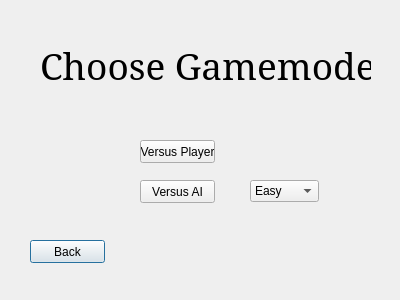
<?xml version="1.0" encoding="UTF-8"?>
<ui version="4.0">
 <class>choose_menu</class>
 <widget class="QDialog" name="choose_menu">
  <property name="geometry">
   <rect>
    <x>0</x>
    <y>0</y>
    <width>400</width>
    <height>300</height>
   </rect>
  </property>
  <property name="windowTitle">
   <string>Dialog</string>
  </property>
  <widget class="QLabel" name="choose_menu_label">
   <property name="geometry">
    <rect>
     <x>40</x>
     <y>20</y>
     <width>331</width>
     <height>91</height>
    </rect>
   </property>
   <property name="font">
    <font>
     <family>Garamond</family>
     <pointsize>28</pointsize>
    </font>
   </property>
   <property name="text">
    <string>Choose Gamemode</string>
   </property>
  </widget>
  <widget class="QComboBox" name="choose_menu_ai_choose">
   <property name="geometry">
    <rect>
     <x>250</x>
     <y>180</y>
     <width>69</width>
     <height>22</height>
    </rect>
   </property>
   <item>
    <property name="text">
     <string>Easy</string>
    </property>
   </item>
   <item>
    <property name="text">
     <string>Medium</string>
    </property>
   </item>
   <item>
    <property name="text">
     <string>Hard</string>
    </property>
   </item>
   <item>
    <property name="text">
     <string>Impossible</string>
    </property>
   </item>
  </widget>
  <widget class="QPushButton" name="choose_menu_back">
   <property name="geometry">
    <rect>
     <x>30</x>
     <y>240</y>
     <width>75</width>
     <height>23</height>
    </rect>
   </property>
   <property name="text">
    <string>Back</string>
   </property>
  </widget>
  <widget class="QPushButton" name="choose_menu_vs_player">
   <property name="geometry">
    <rect>
     <x>140</x>
     <y>140</y>
     <width>75</width>
     <height>23</height>
    </rect>
   </property>
   <property name="text">
    <string>Versus Player</string>
   </property>
  </widget>
  <widget class="QPushButton" name="choose_menu_vs_ai">
   <property name="geometry">
    <rect>
     <x>140</x>
     <y>180</y>
     <width>75</width>
     <height>23</height>
    </rect>
   </property>
   <property name="text">
    <string>Versus AI</string>
   </property>
  </widget>
 </widget>
 <tabstops>
  <tabstop>choose_menu_vs_player</tabstop>
  <tabstop>choose_menu_vs_ai</tabstop>
  <tabstop>choose_menu_ai_choose</tabstop>
  <tabstop>choose_menu_back</tabstop>
 </tabstops>
 <resources/>
 <connections/>
</ui>
